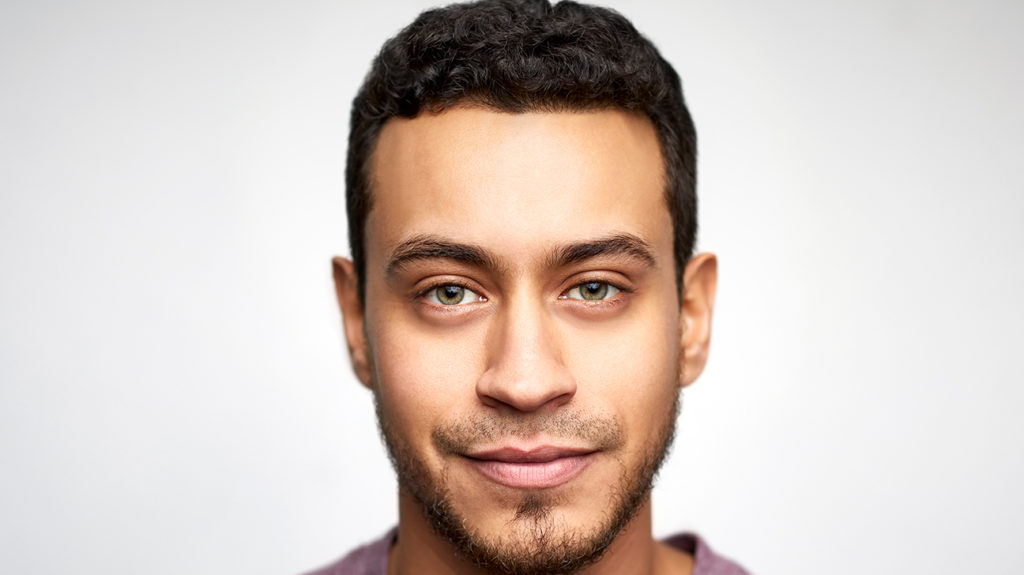
#> input picture Module1/Module 1.4 Basic Image Processing/1.4.1 Translation/test.jpg, 1024 x 575 px
$ python Image_Basics.py --image '../Module 1.4 Basic Image Processing/1.4.1 Translation/test.jpg'
#> lines starting #> are read from the running program, lines starting #| are printed output that depends on the picture; after the words box and inside, x2 and y2 are one past the last pixel; in counts of white or black regions, pixels touching at a corner belong together
#Import all the required libraries
import cv2
import matplotlib.pyplot as plt
import argparse

#Create the argparse object and parse the object
ap = argparse.ArgumentParser()
ap.add_argument('-i','--image',help='Path to the input image',required=True)
args= vars(ap.parse_args())

#Load the images
image = cv2.imread(args['image'])
#> image is the input picture: shape (575, 1024, 3); mean B, G, R 193.4, 200.1, 212.8
#Get the dimensions of the image
(h,w) = image.shape[:2]
#> h = 575; w = 1024
cv2.imshow("Original Image",image)

# images are just NumPy arrays. The top-left pixel can be found at (0, 0)
(b, g, r) = image[0, 0]
#> b = 206; g = 204; r = 203
print("Pixel at (0, 0) - Red: {r}, Green: {g}, Blue: {b}".format(r=r, g=g, b=b))
#| Pixel at (0, 0) - Red: 203, Green: 204, Blue: 206
# now, let's change the value of the pixel at (0, 0) and make it red
image[0, 0] = (0, 0, 255)
#> image: shape (575, 1024, 3); under 0.01% of pixels changed, all inside (x1, y1, x2, y2) = (0, 0, 1, 1)
(b, g, r) = image[0, 0]
#> b = 0; g = 0; r = 255
print("Pixel at (0, 0) - Red: {r}, Green: {g}, Blue: {b}".format(r=r, g=g, b=b))
#| Pixel at (0, 0) - Red: 255, Green: 0, Blue: 0

#Computing the center of the image
(cX,cY)=(w//2,h//2)
#> cX = 512; cY = 287

#since the numpy arrays are being used, we can apply slicing and grab the larger chunks
#Slicing of the image
tl = image[0:cY,0:cX]
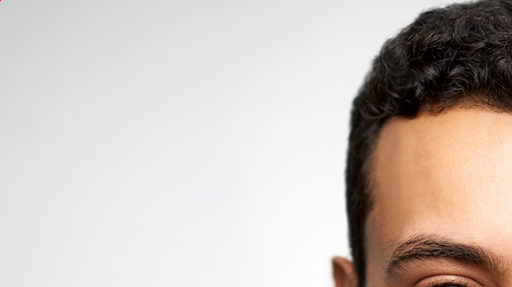
#> tl: shape (287, 512, 3); mean B, G, R 188.4, 193.9, 203.4
#Display the image
cv2.imshow('Top Left Corner of the Image',tl)

#Grab the other parts of the image(top right,bottom right,, bottom left)
tr = image[0:cY,cX:w]
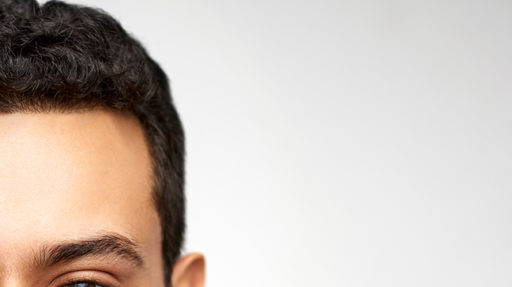
#> tr: shape (287, 512, 3); mean B, G, R 185.8, 193.1, 203.6
br = image[cY:h,cX:w]
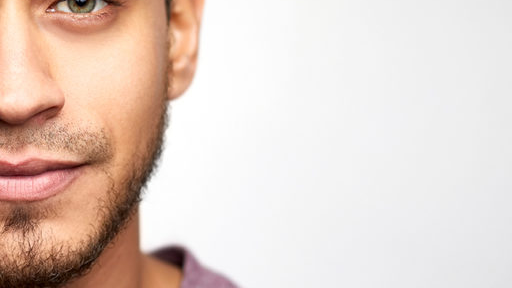
#> br: shape (288, 512, 3); mean B, G, R 200.9, 209.6, 227.3
bl = image[cY:h,0:cX]
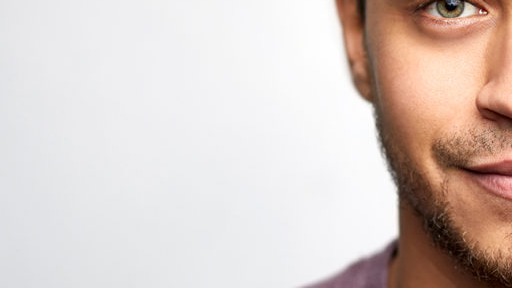
#> bl: shape (288, 512, 3); mean B, G, R 198.5, 203.6, 217
cv2.imshow('Top-Right Corner',tr)
cv2.imshow('Bottom-Right Corner',br)
cv2.imshow('Bottom-Left Corner',bl)
image[0:cY, 0:cX] = (0, 255, 0)
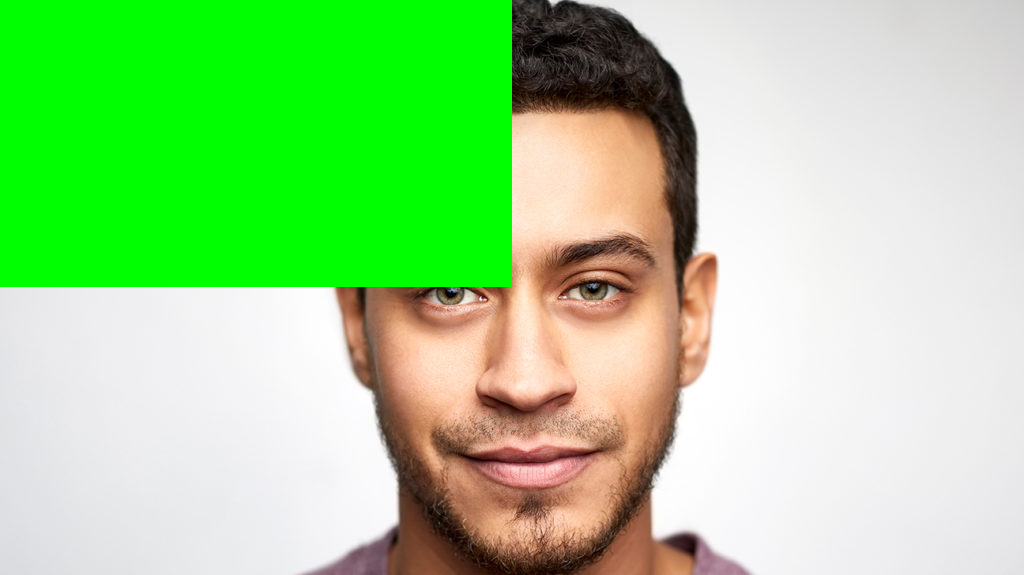
#> image: shape (575, 1024, 3); mean B, G, R 146.4, 215.3, 162.1
# Show our updated image
cv2.imshow("Updated", image)
cv2.waitKey(0)
cv2.destroyAllWindows()
